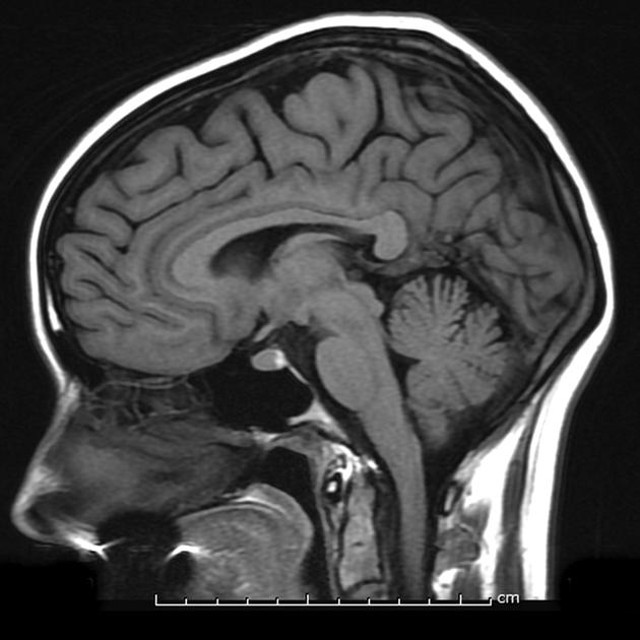
%> input picture Segmentation/ActiveContoursWithoutEdges/2D/brain.jpg, 640 x 640 px
$ octave region_seg_demo_main.m   (GNU Octave 9; MATLAB toolbox functions it lacks are replaced by stand-ins)
%> lines starting %> are read from the running program, lines starting %| are printed output that depends on the picture; in (x1, y1, x2, y2) boxes, pixels count from 0 and x2, y2 are one past the last pixel; in counts of white or black regions, pixels touching at a corner belong together; the program's own positions count from 1
### Segmentation/ActiveContoursWithoutEdges/2D/region_seg.m
% Region Based Active Contour Segmentation
%
% seg = region_seg(I,init_mask,max_its,alpha,display)
%
% Inputs: I           2D image
%         init_mask   Initialization (1 = foreground, 0 = bg)
%         max_its     Number of iterations to run segmentation for
%         alpha       (optional) Weight of smoothing term
%                       higer = smoother.  default = 0.2
%         display     (optional) displays intermediate outputs
%                       default = true
%
% Outputs: seg        Final segmentation mask (1=fg, 0=bg)
%
% Description: This code implements the paper: "Active Contours Without
% Edges" By Chan Vese. This is a nice way to segment images whose
% foregrounds and backgrounds are statistically different and homogeneous.
%
% Example:
% img = imread('tire.tif');
% m = zeros(size(img));
% m(33:33+117,44:44+128) = 1;
% seg = region_seg(img,m,500);
%
% Coded by: Shawn Lankton (www.shawnlankton.com) modified by Olmo Zavala
%------------------------------------------------------------------------
function [seg times]= region_seg(I,init_mask,max_its,alpha,display)

    %-- default value for parameter alpha is .1
    if(~exist('alpha','var'))
        alpha = .2;
    end
    %-- default behavior is to display intermediate outputs
    if(~exist('display','var'))
        display = true;
    end

    %-- ensures image is 2D double matrix
    I = im2graydouble(I);

    %-- Create a signed distance map (SDF) from mask
    tic;
    phi = mask2phi(init_mask);
    times(1) = toc;

    dispEvery = 10; % Number of steps to run before plotting the results
    totTime = 0;
    %--main loop

    tic;
    for its = 0:1:max_its   % Note: no automatic convergence test

        idx = find(phi <= 1.2 & phi >= -1.2);  %get the curve's narrow band

        %-- find interior and exterior mean
        upts = find(phi<=0);                 % interior points
        vpts = find(phi>0);                  % exterior points
        u = sum(I(upts))/(length(upts)+eps); % interior mean
        v = sum(I(vpts))/(length(vpts)+eps); % exterior mean

        F = (I(idx)-u).^2-(I(idx)-v).^2;         % force from image information
        curvature = get_curvature(phi,idx);  % force from curvature penalty

        dphidt = F./max(abs(F)) + alpha*curvature;  % gradient descent to minimize energy

        %-- maintain the CFL condition
        dt = .45/(max(dphidt)+eps);

        %-- evolve the curve
        phi(idx) = phi(idx) + dt.*dphidt;

        %-- Keep SDF smooth
        phi = sussman(phi, .5);
        %-- final output
        if(display && (mod(its,dispEvery) == 0))
            showCurveAndPhi(I,phi,its);
        end
    end

    %-- final output
    if(display)
        showCurveAndPhi(I,phi,its);
    end

    %-- make mask from SDF
    seg = phi<=0; %-- Get mask from levelset
    times(2) = toc;

    %---------------------------------------------------------------------
    %---------------------------------------------------------------------
    %-- AUXILIARY FUNCTIONS ----------------------------------------------
    %---------------------------------------------------------------------
    %---------------------------------------------------------------------


    %-- Displays the image with curve superimposed
function showCurveAndPhi(I, phi, i)
    imshow(I,'initialmagnification',200,'displayrange',[0 255]); hold on;
    contour(phi, [0 0], 'g','LineWidth',4);
    contour(phi, [0 0], 'k','LineWidth',2);
    hold off; title([num2str(i) ' Iterations']); drawnow;

    %-- converts a mask to a SDF
function phi = mask2phi(init_a)
    phi=bwdist(init_a)-bwdist(1-init_a)+im2double(init_a)-.5;

    %-- compute curvature along SDF
function curvature = get_curvature(phi,idx)
    [dimy, dimx] = size(phi);
    [y x] = ind2sub([dimy,dimx],idx);  % get subscripts

    %-- get subscripts of neighbors
    ym1 = y-1; xm1 = x-1; yp1 = y+1; xp1 = x+1;

    %-- bounds checking
    ym1(ym1<1) = 1; xm1(xm1<1) = 1;
    yp1(yp1>dimy)=dimy; xp1(xp1>dimx) = dimx;

    %-- get indexes for 8 neighbors
    idup = sub2ind(size(phi),yp1,x);
    iddn = sub2ind(size(phi),ym1,x);
    idlt = sub2ind(size(phi),y,xm1);
    idrt = sub2ind(size(phi),y,xp1);
    idul = sub2ind(size(phi),yp1,xm1);
    idur = sub2ind(size(phi),yp1,xp1);
    iddl = sub2ind(size(phi),ym1,xm1);
    iddr = sub2ind(size(phi),ym1,xp1);

    %-- get central derivatives of SDF at x,y
    phi_x  = -phi(idlt)+phi(idrt);
    phi_y  = -phi(iddn)+phi(idup);
    phi_xx = phi(idlt)-2*phi(idx)+phi(idrt);
    phi_yy = phi(iddn)-2*phi(idx)+phi(idup);
    phi_xy = -0.25*phi(iddl)-0.25*phi(idur)...
        +0.25*phi(iddr)+0.25*phi(idul);
    phi_x2 = phi_x.^2;
    phi_y2 = phi_y.^2;

    %-- compute curvature (Kappa)
    curvature = ((phi_x2.*phi_yy + phi_y2.*phi_xx - 2*phi_x.*phi_y.*phi_xy)./...
        (phi_x2 + phi_y2 +eps).^(3/2)).*(phi_x2 + phi_y2).^(1/2);

    %-- Converts image to one channel (grayscale) double
function img = im2graydouble(img)
    [dimy, dimx, c] = size(img);
    if(isfloat(img)) % image is a double
        if(c==3)
            img = rgb2gray(uint8(img));
        end
    else           % image is a int
        if(c==3)
            img = rgb2gray(img);
        end
        img = double(img);
    end

    %-- level set re-initialization by the sussman method
function D = sussman(D, dt)
    % forward/backward differences
    a = D - shiftR(D); % backward
    b = shiftL(D) - D; % forward
    c = D - shiftD(D); % backward
    d = shiftU(D) - D; % forward

    a_p = a;  a_n = a; % a+ and a-
    b_p = b;  b_n = b;
    c_p = c;  c_n = c;
    d_p = d;  d_n = d;

    a_p(a < 0) = 0;
    a_n(a > 0) = 0;
    b_p(b < 0) = 0;
    b_n(b > 0) = 0;
    c_p(c < 0) = 0;
    c_n(c > 0) = 0;
    d_p(d < 0) = 0;
    d_n(d > 0) = 0;

    dD = zeros(size(D));
    D_neg_ind = find(D < 0);
    D_pos_ind = find(D > 0);
    dD(D_pos_ind) = sqrt(max(a_p(D_pos_ind).^2, b_n(D_pos_ind).^2) ...
        + max(c_p(D_pos_ind).^2, d_n(D_pos_ind).^2)) - 1;
    dD(D_neg_ind) = sqrt(max(a_n(D_neg_ind).^2, b_p(D_neg_ind).^2) ...
        + max(c_n(D_neg_ind).^2, d_p(D_neg_ind).^2)) - 1;

    %D = D - dt .* sussman_sign(D) .* dD;
    D = D - dt .*  D ./ sqrt(D.^2 + 1) .* dD;

    %-- whole matrix derivatives
function shift = shiftD(M)
    shift = shiftR(M')';

function shift = shiftL(M)
    shift = [ M(:,2:size(M,2)) M(:,size(M,2)) ];

function shift = shiftR(M)
    shift = [ M(:,1) M(:,1:size(M,2)-1) ];

function shift = shiftU(M)
    shift = shiftL(M')';

function S = sussman_sign(D)
    S = D ./ sqrt(D.^2 + 1);

### Segmentation/ActiveContoursWithoutEdges/2D/region_segGPU.m
% Region Based Active Contour Segmentation
%
% seg = region_seg(I,init_mask,max_its,alpha,display)
%
% Inputs: I           2D image
%         init_mask   Initialization (1 = foreground, 0 = bg)
%         max_its     Number of iterations to run segmentation for
%         alpha       (optional) Weight of smoothing term
%                       higer = smoother.  default = 0.2
%         display     (optional) displays intermediate outputs
%                       default = true
%
% Outputs: seg        Final segmentation mask (1=fg, 0=bg)
%
% Description: This code implements the paper: "Active Contours Without
% Edges" By Chan Vese. This is a nice way to segment images whose
% foregrounds and backgrounds are statistically different and homogeneous.
%
% Example:
% img = imread('tire.tif');
% m = zeros(size(img));
% m(33:33+117,44:44+128) = 1;
% seg = region_seg(img,m,500);
%
%------------------------------------------------------------------------
function [seg times] = region_segGPU(Iloc,init_mask_loc,max_its,alpha,display)


  %-- default value for parameter alpha is .1
  if(~exist('alpha','var'))
    alpha = .2;
  end
  %-- default behavior is to display intermediate outputs
  if(~exist('display','var'))
    display = true;
  end
  %-- ensures image is 2D double matrix
  Iloc = im2graydouble(Iloc);

  dispEvery = 10; % Number of steps to run before plotting the results

  %-- Create a signed distance map (SDF) from mask
  sdf = tic();
  philoc = mask2phi(init_mask_loc);
  times(1) = toc();

  I = gpuArray(Iloc);
  phi = gpuArray(philoc);

  totTime = 0;
  %--main loop
  tic();
  for its = 0:1:max_its   % Note: no automatic convergence test

        idx = find(phi <= 1.2 & phi >= -1.2);  %get the curve's narrow band

        %-- find interior and exterior mean
        upts = find(phi<=0);                 % interior points
        vpts = find(phi>0);                  % exterior points
        u = sum(I(upts))/(length(upts)+eps); % interior mean
        v = sum(I(vpts))/(length(vpts)+eps); % exterior mean

        F = (I(idx)-u).^2-(I(idx)-v).^2;         % force from image information
        curvature = get_curvature(phi,idx);  % force from curvature penalty

        dphidt = F./max(abs(F)) + alpha*curvature;  % gradient descent to minimize energy

        %-- maintain the CFL condition
        dt = .45/(max(dphidt)+eps);

        %-- evolve the curve
        phi(idx) = phi(idx) + dt.*dphidt;

        %-- Keep SDF smooth
        phi = sussman(phi, .5);

        %-- intermediate output
        if(display && (mod(its,10) == 0))
          showCurveAndPhi(Iloc,gather(phi),its);
        end
  end

  %-- final output
  if(display && (mod(its,dispEvery) == 0))
    showCurveAndPhi(Iloc,gather(phi),its);
  end

  %-- make mask from SDF
  seg = gather(phi<=0); %-- Get mask from levelset
  times(2) = toc();


%---------------------------------------------------------------------
%---------------------------------------------------------------------
%-- AUXILIARY FUNCTIONS ----------------------------------------------
%---------------------------------------------------------------------
%---------------------------------------------------------------------


%-- Displays the image with curve superimposed
% [5 lines left out: function showCurveAndPhi, not called in this run]

%-- converts a mask to a SDF
function phi = mask2phi(init_a)
  phi=bwdist(init_a)-bwdist(1-init_a)+im2double(init_a)-.5;

%-- compute curvature along SDF
function curvature = get_curvature(phi,idx)
    [dimy, dimx] = size(phi);
    [y x] = ind2sub([dimy,dimx],idx);  % get subscripts

    %-- get subscripts of neighbors
    ym1 = y-1; xm1 = x-1; yp1 = y+1; xp1 = x+1;

    %-- bounds checking
    ym1(ym1<1) = 1; xm1(xm1<1) = 1;
    yp1(yp1>dimy)=dimy; xp1(xp1>dimx) = dimx;

    %-- get indexes for 8 neighbors
    idup = sub2ind(size(phi),yp1,x);
    iddn = sub2ind(size(phi),ym1,x);
    idlt = sub2ind(size(phi),y,xm1);
    idrt = sub2ind(size(phi),y,xp1);
    idul = sub2ind(size(phi),yp1,xm1);
    idur = sub2ind(size(phi),yp1,xp1);
    iddl = sub2ind(size(phi),ym1,xm1);
    iddr = sub2ind(size(phi),ym1,xp1);

    %-- get central derivatives of SDF at x,y
    phi_x  = -phi(idlt)+phi(idrt);
    phi_y  = -phi(iddn)+phi(idup);
    phi_xx = phi(idlt)-2*phi(idx)+phi(idrt);
    phi_yy = phi(iddn)-2*phi(idx)+phi(idup);
    phi_xy = -0.25*phi(iddl)-0.25*phi(idur)...
             +0.25*phi(iddr)+0.25*phi(idul);
    phi_x2 = phi_x.^2;
    phi_y2 = phi_y.^2;

    %-- compute curvature (Kappa)
    curvature = ((phi_x2.*phi_yy + phi_y2.*phi_xx - 2*phi_x.*phi_y.*phi_xy)./...
              (phi_x2 + phi_y2 +eps).^(3/2)).*(phi_x2 + phi_y2).^(1/2);

%-- Converts image to one channel (grayscale) double
function img = im2graydouble(img)
  [dimy, dimx, c] = size(img);
  if(isfloat(img)) % image is a double
    if(c==3)
      img = rgb2gray(uint8(img));
    end
  else           % image is a int
    if(c==3)
      img = rgb2gray(img);
    end
    img = double(img);
  end

%-- level set re-initialization by the sussman method
function D = sussman(D, dt)
  % forward/backward differences
  a = D - shiftR(D); % backward
  b = shiftL(D) - D; % forward
  c = D - shiftD(D); % backward
  d = shiftU(D) - D; % forward

  a_p = a;  a_n = a; % a+ and a-
  b_p = b;  b_n = b;
  c_p = c;  c_n = c;
  d_p = d;  d_n = d;

  a_p(a < 0) = 0;
  a_n(a > 0) = 0;
  b_p(b < 0) = 0;
  b_n(b > 0) = 0;
  c_p(c < 0) = 0;
  c_n(c > 0) = 0;
  d_p(d < 0) = 0;
  d_n(d > 0) = 0;

  dD = gpuArray.zeros(size(D));
  D_neg_ind = find(D < 0);
  D_pos_ind = find(D > 0);
  dD(D_pos_ind) = sqrt(max(a_p(D_pos_ind).^2, b_n(D_pos_ind).^2) ...
                       + max(c_p(D_pos_ind).^2, d_n(D_pos_ind).^2)) - 1;
  dD(D_neg_ind) = sqrt(max(a_n(D_neg_ind).^2, b_p(D_neg_ind).^2) ...
                       + max(c_n(D_neg_ind).^2, d_p(D_neg_ind).^2)) - 1;

  D = D - dt .* sussman_sign(D) .* dD;

%-- whole matrix derivatives
function shift = shiftD(M)
  shift = shiftR(M')';

function shift = shiftL(M)
  shift = [ M(:,2:size(M,2)) M(:,size(M,2)) ];

function shift = shiftR(M)
  shift = [ M(:,1) M(:,1:size(M,2)-1) ];

function shift = shiftU(M)
  shift = shiftL(M')';

function S = sussman_sign(D)
  S = D ./ sqrt(D.^2 + 1);


### Segmentation/ActiveContoursWithoutEdges/2D/region_seg_demo_main.m
close all;
clear all;
clc;

totIterations = 200;

I = imread('brain.jpg');  %-- load the image
%> I is the input picture: size 640x640x3 uint8; min 0, max 255, mean 66.4

m = zeros(size(I,1),size(I,2)); %-- create initial mask matrix

% First two moves over y, last two move over 'x'
m(150:230,200:330) = 1; % Sets the poistion and form of initial mask
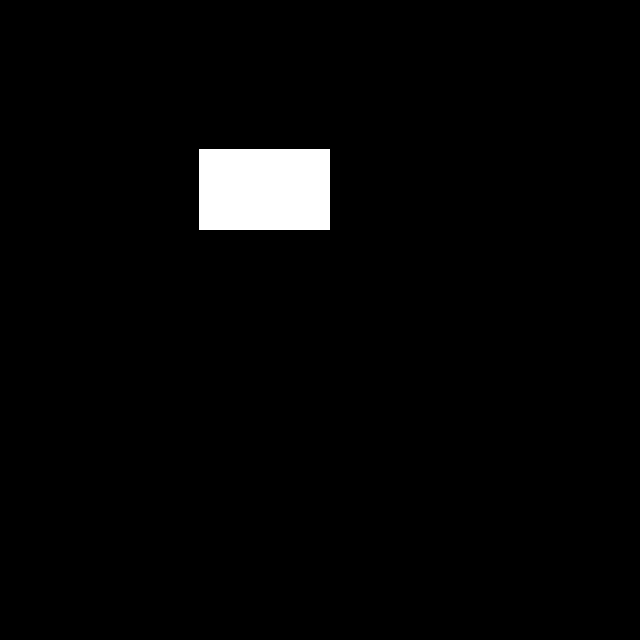
%> m: size 640x640 double; values 0 (black) and 1 (white), 2.6% white; 1 white region, box (x1, y1, x2, y2) and area: (199, 149, 330, 230) 10611

originalDim = size(I)
%> originalDim = [640 640 3]
resize = .2; % Used to resize the image (for speed) 1 -> no resize

I = imresize(I,resize);  %-- make image smaller
%> I: size 128x128x3 uint8
m = imresize(m,resize);  %     for fast computation

subplot(2,2,1); imshow(I); title('Input Image');
subplot(2,2,2); imshow(m,[0 .1]); title('Initialization');
subplot(2,2,3); title('Segmentation');

display('Performing ACWE');
seg = region_seg(I, m, totIterations,.2,true); %-- Run segmentation
%> the loop in region_seg, `for its = 0:1:max_its` made 201 passes
%> (u, v, dt) on passes 1 to 3: (98.88, 65.45, 0.45), (99.94, 65.43, 0.452), (104.8, 65.22, 0.455)
%> pass 1, in sussman, `b = shiftL(D) - D;`:
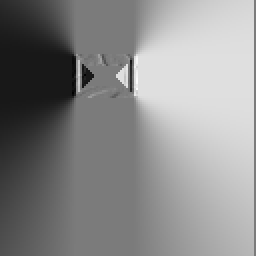
%> b: size 128x128 single (shown 2 times larger); min -1.24, max 1.32, mean 0.145; mean of the top-left, top-right, bottom-left and bottom-right quarters -0.486, 0.82, -0.223, 0.469; drawn with min black and max white
%> after the loop in region_seg, `for its = 0:1:max_its`:
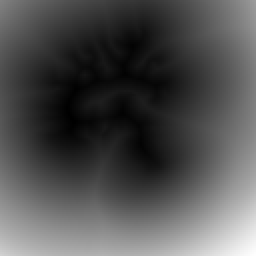
%> phi: size 128x128 single (shown 2 times larger); min -8.77, max 100.9, mean 25.9; drawn with min black and max white
%> after the loop in region_seg, `for its = 0:1:max_its`:
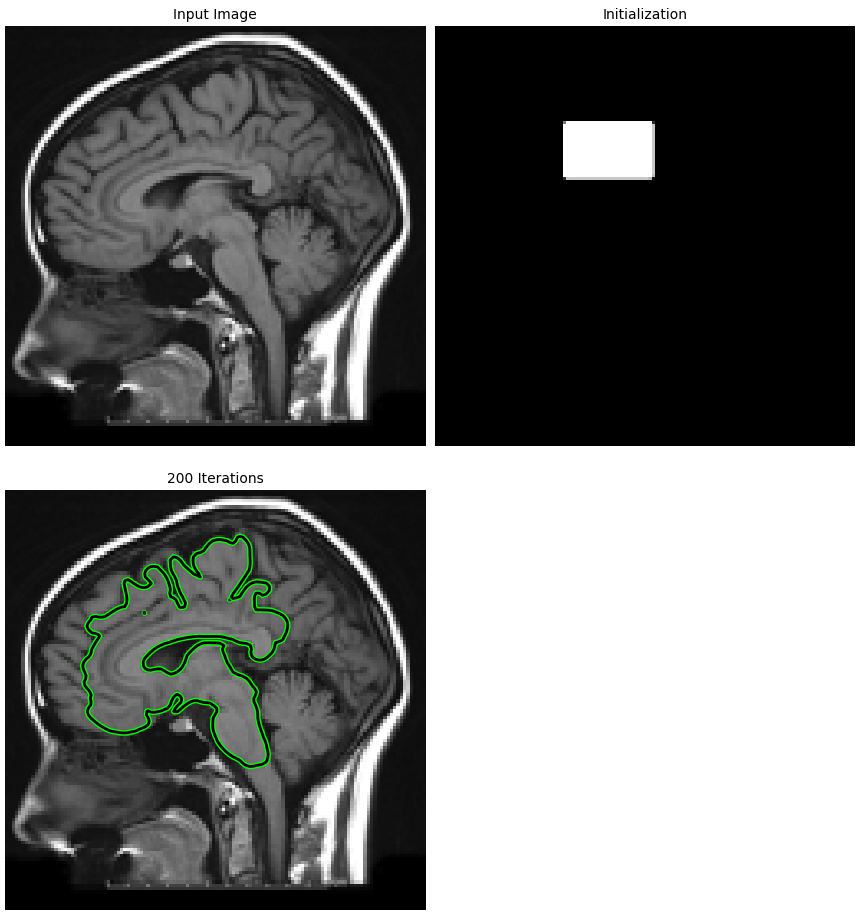
%> figure redrawn from the program's plot data, 3 panels
%> in region_seg, `seg = phi<=0;`: seg: size 128x128 logical; 13.9% white; 1 white region, box (x1, y1, x2, y2) and area: (24, 14, 86, 84) 2283
subplot(2,2,4); imshow(seg); title('Global Region-Based Segmentation');

figure
display('Performing ACWE using GPU arrays');
subplot(2,2,1); imshow(I); title('Input Image');
subplot(2,2,2); imshow(m,[0 .1]); title('Initialization');
subplot(2,2,3); title('Segmentation');
%> after `title('Segmentation')`:
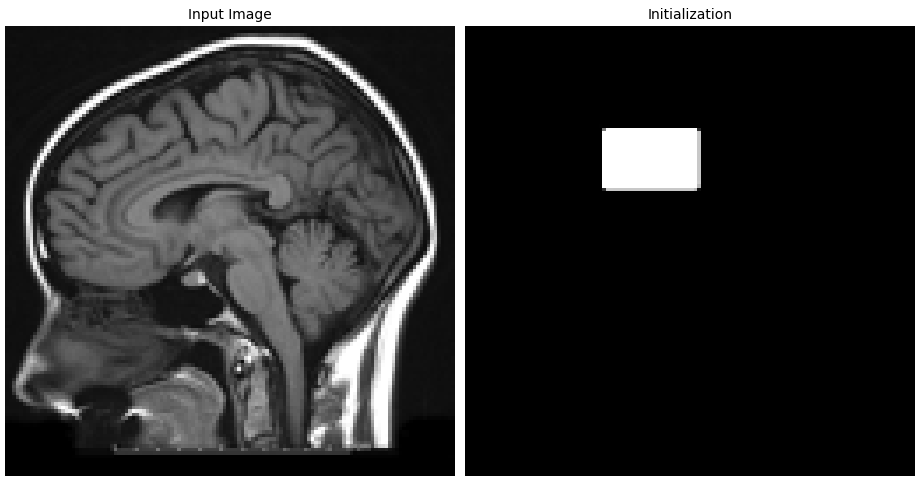
%> figure redrawn from the program's plot data, 2 panels
seg = region_segGPU(I, m, totIterations,.2,true); %-- Run segmentation
%> the loop in region_segGPU, `for its = 0:1:max_its` made 1 pass
%> pass 1, in shiftR (call 2), `shift = [ M(:,1) M(:,1:size(M,2)-1) ];`:
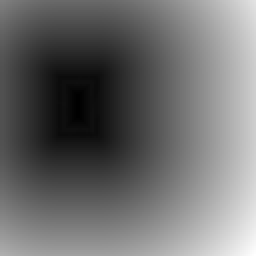
%> shift: size 128x128 single (shown 2 times larger); min -5.5, max 98.7, mean 39.1; drawn with min black and max white
%> pass 1, in sussman, `c = D - shiftD(D);`:
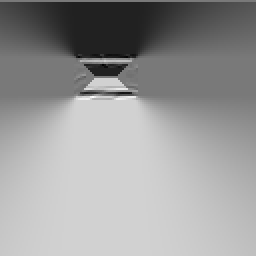
%> c: size 128x128 single (shown 2 times larger); min -1.38, max 1.52, mean 0.366; drawn with min black and max white
%> the run ends on the next line
